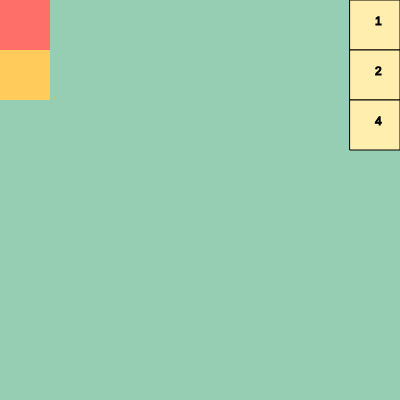
Frame 1 (no input)
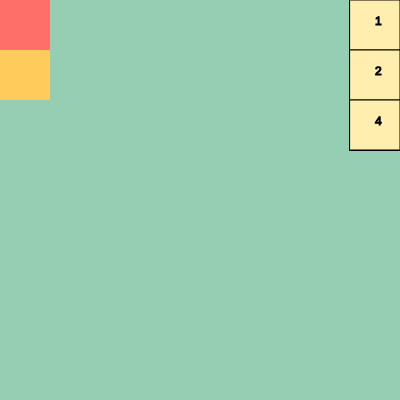
Frame 60 (no input)
Frame 120 (the mouse pressed at the canvas centre since frame 60): identical to frame 60, image omitted

The p5.js sketch that drew these frames (run headless with seeded random() and noise() and a simulated clock; from frame 60 on, the mouse is pressed at the canvas centre):

// p5.js sketch
// ── sketch.js
let brush;
let redColor;
let yellowColor;
let symmetry;

function setup() {
  createCanvas(400, 400);
  background(150,206,180);
  redColor = color(255,111,105);
  yellowColor = color(255,204,92);
  brush = redColor;
  symmetry = 1;
}

function draw() {
  strokeWeight(1);
  //buttons to select color
  //red button
  fill(redColor);
  noStroke();
  rect(0, 0, 50, 50);
  //yellow button
  fill(yellowColor);
  noStroke();
  rect(0, 50, 50, 50);
  
  //button for symmetry
  stroke(0, 0, 0);
  fill(255,238,173);
  rect(width-50, 0, 50, 50);
  stroke(0, 0, 0);
  fill(0, 0, 0);
  text("1", width-25, 25); //letter, x, y
  //button for 2 sided symmetry
  fill(255,238,173);
  rect(width-50, 50, 50, 50);
  stroke(0, 0, 0);
  fill(0, 0, 0);
  text("2", width-25, 75);
  //button for 4 sided symmetry
  fill(255,238,173);
  rect(width-50, 100, 50, 50);
  stroke(0, 0, 0);
  fill(0, 0, 0);
  text("4", width-25, 125);
}

function mouseDragged() {
  stroke(brush);
  strokeWeight(5);
  if (symmetry == 2) {
    line(mouseX, mouseY, pmouseX, pmouseY);
    line(width-mouseX, mouseY, width-pmouseX, pmouseY);
  } else if (symmetry == 1) {
    line(mouseX, mouseY, pmouseX, pmouseY);
  } else if (symmetry == 4) {
    line(mouseX, mouseY, pmouseX, pmouseY);
    line(width-mouseX, mouseY, width-pmouseX, pmouseY);
    line(mouseX, height-mouseY, pmouseX, height-pmouseY);
    line(width-mouseX, height-mouseY, width-pmouseX, height-pmouseY);
  }
}

function mousePressed() {
  if(mouseX > 0 && mouseX < 50 && mouseY > 0 && mouseY < 50) {
    brush = redColor;
  } else if(mouseX > 0 && mouseX < 50 && mouseY > 50 && mouseY < 100) {
    brush = yellowColor;
  } else if(mouseX > width-50 && mouseX < width && mouseY > 0 && mouseY < 50) {
    symmetry = 1;
  } else if(mouseX > width-50 && mouseX < width && mouseY > 50 && mouseY < 100) {
    symmetry = 2;
  } else if(mouseX > width-50 && mouseX < width && mouseY > 100 && mouseY < 150) {
    symmetry = 4;
  }
}

// https://www.color-hex.com/color-palette/895
